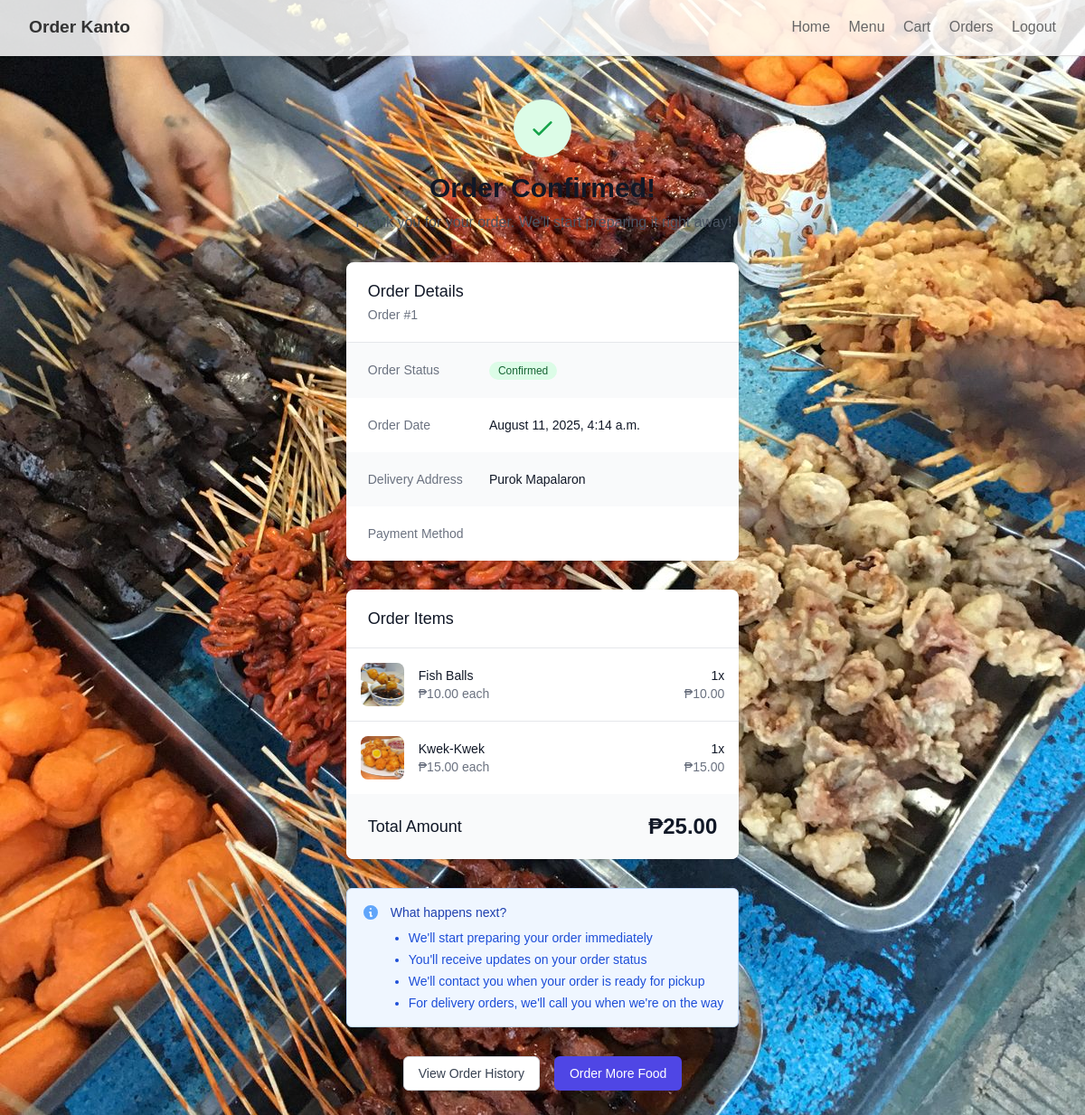
The page /customers/order-confirmation/1/ (signed in) on the database its author committed.
### customers/models.py (models this page shows, shortened)
class Order(models.Model):
    STATUS_CHOICES = [
        ('pending', 'Pending'),
        ('confirmed', 'Confirmed'),
        ('preparing', 'Preparing'),
        ('ready', 'Ready for Pickup'),
        ('completed', 'Completed'),
        ('cancelled', 'Cancelled'),
    ]
    customer = models.ForeignKey(Customer, on_delete=models.CASCADE)
    created_at = models.DateTimeField(auto_now_add=True)
    status = models.CharField(max_length=20, choices=STATUS_CHOICES, default='pending')
    delivery_address = models.TextField(blank=True)
    payment_method = models.CharField(max_length=50, blank=True)
    special_instructions = models.TextField(blank=True)
    @property
    def total_price(self):
        return sum(item.total_price for item in self.items.all())

class OrderItem(models.Model):
    order = models.ForeignKey(Order, related_name='items', on_delete=models.CASCADE)
    menu_item = models.ForeignKey(MenuItem, on_delete=models.CASCADE)
    quantity = models.PositiveIntegerField(default=1)
    @property
    def total_price(self):
        return self.menu_item.price * self.quantity

### menu/models.py (models this page shows, shortened)
class MenuItem(models.Model):
    name = models.CharField(max_length=100)
    description = models.TextField()
    price = models.DecimalField(max_digits=6, decimal_places=2)
    image = models.ImageField(upload_to='menu_images/', blank=True, null=True)

### customers/views.py (the view)
# urls.py: path('order-confirmation/<int:order_id>/', views.order_confirmation, name='order_confirmation'),
@login_required
def order_confirmation(request, order_id):
    order = get_object_or_404(Order, id=order_id, customer__user=request.user)
    return render(request, 'customers/order_confirmation.html', {'order': order})

### customers/templates/customers/order_confirmation.html (shortened to what this page needs)
{% extends 'base.html' %}
{% block content %}
<div class="max-w-4xl mx-auto px-4 py-8">
  <div class="text-center mb-8">
    <div class="mx-auto flex items-center justify-center h-16 w-16 rounded-full bg-green-100 mb-4">
      <svg class="h-8 w-8 text-green-600" fill="none" viewBox="0 0 24 24" stroke="currentColor">
        <path stroke-linecap="round" stroke-linejoin="round" stroke-width="2" d="M5 13l4 4L19 7" />
      </svg>
    </div>
    <h1 class="text-3xl font-bold text-gray-900">Order Confirmed!</h1>
    <p class="mt-2 text-gray-600">Thank you for your order. We'll start preparing it right away!</p>
  </div>
  <div class="bg-white shadow overflow-hidden sm:rounded-lg mb-8">
    <div class="px-4 py-5 sm:px-6">
      <h3 class="text-lg leading-6 font-medium text-gray-900">Order Details</h3>
      <p class="mt-1 max-w-2xl text-sm text-gray-500">Order #{{ order.id }}</p>
    </div>
    <div class="border-t border-gray-200">
      <dl>
        <div class="bg-gray-50 px-4 py-5 sm:grid sm:grid-cols-3 sm:gap-4 sm:px-6">
          <dt class="text-sm font-medium text-gray-500">Order Status</dt>
          <dd class="mt-1 text-sm text-gray-900 sm:col-span-2 sm:mt-0">
            <span class="inline-flex items-center px-2.5 py-0.5 rounded-full text-xs font-medium bg-green-100 text-green-800">
              {{ order.get_status_display }}
            </span>
          </dd>
        </div>
        <div class="bg-white px-4 py-5 sm:grid sm:grid-cols-3 sm:gap-4 sm:px-6">
          <dt class="text-sm font-medium text-gray-500">Order Date</dt>
          <dd class="mt-1 text-sm text-gray-900 sm:col-span-2 sm:mt-0">
            {{ order.created_at|date:"F j, Y, g:i a" }}
          </dd>
        </div>
        <div class="bg-gray-50 px-4 py-5 sm:grid sm:grid-cols-3 sm:gap-4 sm:px-6">
          <dt class="text-sm font-medium text-gray-500">Delivery Address</dt>
          <dd class="mt-1 text-sm text-gray-900 sm:col-span-2 sm:mt-0">{{ order.delivery_address }}</dd>
        </div>
        <div class="bg-white px-4 py-5 sm:grid sm:grid-cols-3 sm:gap-4 sm:px-6">
          <dt class="text-sm font-medium text-gray-500">Payment Method</dt>
          <dd class="mt-1 text-sm text-gray-900 sm:col-span-2 sm:mt-0">{{ order.get_payment_method_display }}</dd>
        </div>
      </dl>
    </div>
  </div>
  <div class="bg-white shadow overflow-hidden sm:rounded-lg mb-8">
    <div class="px-4 py-5 sm:px-6">
      <h3 class="text-lg leading-6 font-medium text-gray-900">Order Items</h3>
    </div>
    <div class="border-t border-gray-200">
      <ul class="divide-y divide-gray-200">
        {% for item in order.items.all %}
        <li class="px-4 py-4">
          <div class="flex items-center justify-between">
            <div class="flex items-center">
              <div class="flex-shrink-0 h-12 w-12">
                {% if item.menu_item.image %}
                <img class="h-12 w-12 rounded-lg object-cover" src="{{ item.menu_item.image.url }}" alt="{{ item.menu_item.name }}">
                {% else %}
                <div class="h-12 w-12 rounded-lg bg-gray-200 flex items-center justify-center">
                  <span class="text-gray-500 text-xs">No Image</span>
                </div>
                {% endif %}
              </div>
              <div class="ml-4">
                <div class="text-sm font-medium text-gray-900">{{ item.menu_item.name }}</div>
                <div class="text-sm text-gray-500">₱{{ item.menu_item.price }} each</div>
              </div>
            </div>
            <div class="text-right">
              <div class="text-sm font-medium text-gray-900">{{ item.quantity }}x</div>
              <div class="text-sm text-gray-500">₱{{ item.total_price }}</div>
            </div>
          </div>
        </li>
        {% endfor %}
      </ul>
    </div>
    <div class="bg-gray-50 px-4 py-5 sm:px-6">
      <div class="flex justify-between items-center">
        <span class="text-lg font-medium text-gray-900">Total Amount</span>
        <span class="text-2xl font-bold text-gray-900">₱{{ order.total_price }}</span>
      </div>
    </div>
  </div>
  <div class="bg-blue-50 border border-blue-200 rounded-md p-4 mb-8">
    <div class="flex">
      <div class="flex-shrink-0">
        <svg class="h-5 w-5 text-blue-400" viewBox="0 0 20 20" fill="currentColor">
          <path fill-rule="evenodd" d="M18 10a8 8 0 11-16 0 8 8 0 0116 0zm-7-4a1 1 0 11-2 0 1 1 0 012 0zM9 9a1 1 0 000 2v3a1 1 0 001 1h1a1 1 0 100-2v-3a1 1 0 00-1-1H9z" clip-rule="evenodd" />
        </svg>
      </div>
      <div class="ml-3">
        <h3 class="text-sm font-medium text-blue-800">What happens next?</h3>
        <div class="mt-2 text-sm text-blue-700">
          <ul class="list-disc pl-5 space-y-1">
            <li>We'll start preparing your order immediately</li>
            <li>You'll receive updates on your order status</li>
            <li>We'll contact you when your order is ready for pickup</li>
            <li>For delivery orders, we'll call you when we're on the way</li>
          </ul>
        </div>
      </div>
    </div>
  </div>
  <div class="flex justify-center space-x-4">
    <a href="{% url 'customers:order_history' %}" class="inline-flex items-center px-4 py-2 border border-gray-300 shadow-sm text-sm font-medium rounded-md text-gray-700 bg-white hover:bg-gray-50 focus:outline-none focus:ring-2 focus:ring-offset-2 focus:ring-indigo-500">
      View Order History
    </a>
    <a href="{% url 'menu:menu' %}" class="inline-flex items-center px-4 py-2 border border-transparent text-sm font-medium rounded-md text-white bg-indigo-600 hover:bg-indigo-700 focus:outline-none focus:ring-2 focus:ring-offset-2 focus:ring-indigo-500">
      Order More Food
    </a>
  </div>
</div>
{% endblock %}

### rows shown on the page
Order: id "1", status "Confirmed", created_at "August 11, 2025, 4:14 a.m.", delivery_address "Purok Mapalaron", total_price "25.00"
OrderItem: menu_item.image (picture), menu_item.name "Fish Balls", menu_item.price "10.00", quantity "1", total_price "10.00"
OrderItem: menu_item.image (picture), menu_item.name "Kwek-Kwek", menu_item.price "15.00", quantity "1", total_price "15.00"
